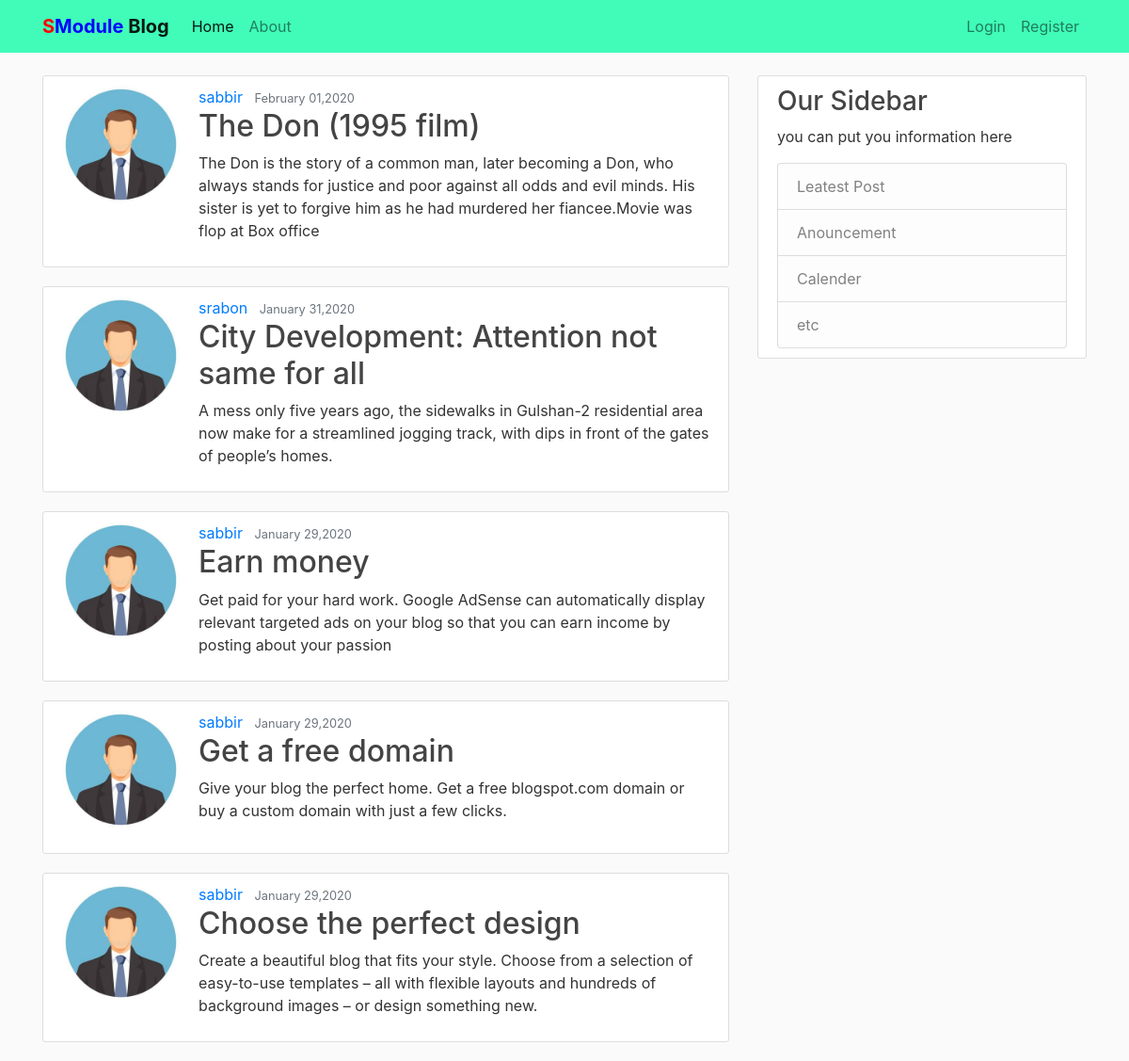
The page / on the database its author committed.
### blog/models.py (models this page shows, shortened)
class Posts(models.Model):
    title = models.CharField(max_length=100)
    content = models.TextField()
    date_posted = models.DateTimeField(default=timezone.now)
    author = models.ForeignKey(User, on_delete=models.CASCADE)

### users/models.py (models this page shows, shortened)
class Profile(models.Model):
    user = models.OneToOneField(User, on_delete=models.CASCADE)
    image = models.ImageField(default='demo.jpg', upload_to='profile_pics')

### blog/views.py (the view)
class PostListView(ListView):
    model = Posts
    template_name = 'blog/home.html'
    context_object_name = 'posts'
    ordering = ['-date_posted']
    paginate_by = 5

### blog/templates/blog/home.html
{% extends "blog/base.html" %}
{% block content %}
    {% for post in posts %}
      <article class="media content-section">
        <img class="rounded-circle account-img" src="{{ post.author.profile.image.url }}" alt="">
        <div class="media-body">
          <div class="article-metadata">
            <a href="#" class="mr-2">{{ post.author }}</a>
            <small class="text-muted">{{ post.date_posted|date:"F d,Y" }}</small>
          </div>
          <h2><a class="article-title" href="{% url 'blog-detail' post.id %}">{{ post.title }}</a></h2>
          <p class="article-content">{{ post.content }}</p>
        </div>
      </article>
    {% endfor %}
{% endblock %}

### blog/static/blog/main.css (style rules this page uses)
body { background: #fafafa; color: #333333; }
h1, h2, h3, h4, h5, h6 { color: #444444; }
.content-section { background: #ffffff; padding: 10px 20px; border: 1px solid #dddddd; border-radius: 3px; margin-bottom: 20px; }
.article-title { color: #444444; }
.account-img { height: 125px; weight: 125px; margin-right: 20px; margin-bottom: 16px; }

### rows shown on the page
Posts: author.profile.image (picture), author "sabbir", date_posted "February 01,2020", title "The Don (1995 film)", content "The Don is the story of a common man, later becoming a Don, who always stands for justice and poor against all odds and evil minds. His sister is yet to forgive him as he had murdered her fiancee.Movie was flop at Box office"
Posts: author.profile.image (picture), author "srabon", date_posted "January 31,2020", title "City Development: Attention not same for all", content "A mess only five years ago, the sidewalks in Gulshan-2 residential area now make for a streamlined jogging track, with dips in front of the gates of people’s homes."
Posts: author.profile.image (picture), author "sabbir", date_posted "January 29,2020", title "Earn money", content "Get paid for your hard work. Google AdSense can automatically display relevant targeted ads on your blog so that you can earn income by posting about your passion"
Posts: author.profile.image (picture), author "sabbir", date_posted "January 29,2020", title "Get a free domain", content "Give your blog the perfect home. Get a free blogspot.com domain or buy a custom domain with just a few clicks."
Posts: author.profile.image (picture), author "sabbir", date_posted "January 29,2020", title "Choose the perfect design", content "Create a beautiful blog that fits your style. Choose from a selection of easy-to-use templates – all with flexible layouts and hundreds of background images – or design something new."
